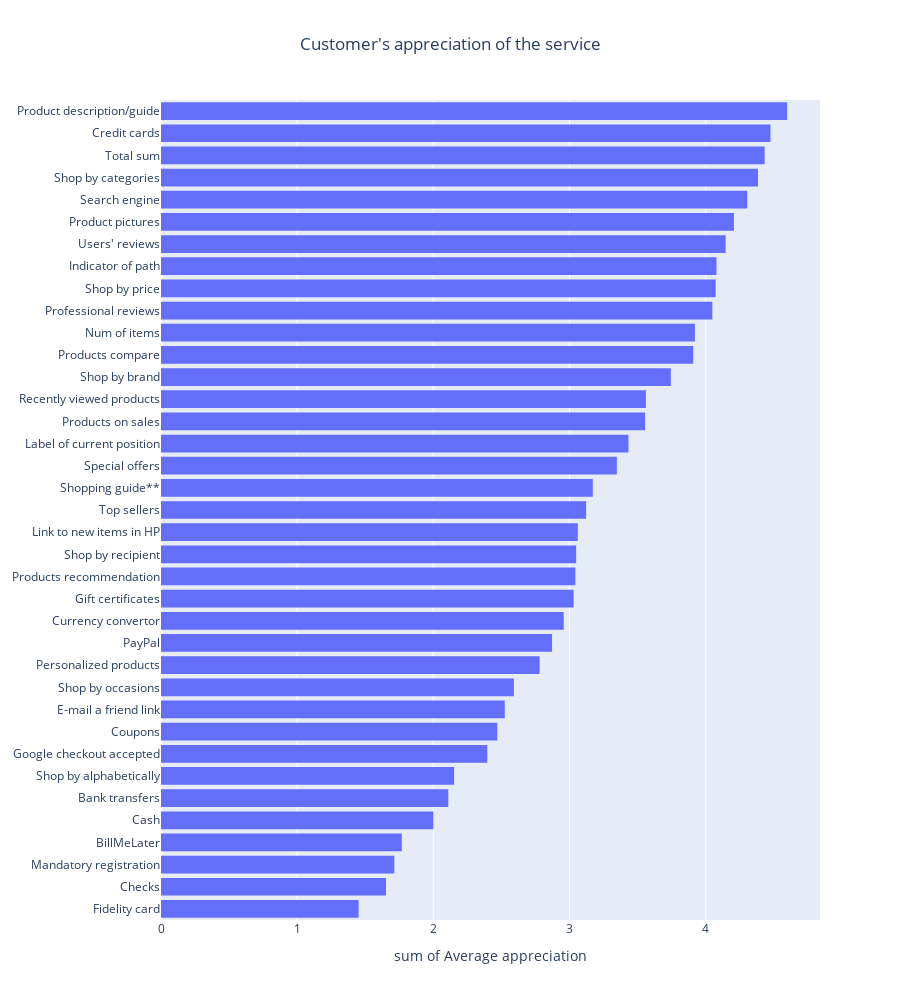

Notebook source saved alongside this figure:
### Code cell
# grafico a barre
fig1 = px.histogram(mean_data_buy , x = "Average appreciation" , y = "Categoria" , title = "Customer's appreciation of the service")
fig1.update_layout(title_x = 0.5 , yaxis_title = None , height = 1000 , barmode = "stack" , yaxis = {'categoryorder':'total ascending'} , )

fig1.show()

### Figure 1 — Plotly figure (JSON) as saved in the notebook; plotly's stock layout.template omitted (floating-point values rounded to 4 significant figures)
{"data": [{"alignmentgroup": "True", "bingroup": "y", "histfunc": "sum", "hovertemplate": "sum of Average appreciation=%{x}<br>Categoria=%{y}<extra></extra>", "legendgroup": "", "marker": {"color": "#636efa", "pattern": {"shape": ""}}, "name": "", "offsetgroup": "", "orientation": "h", "showlegend": false, "type": "histogram", "x": [4.598, 4.476, 4.433, 4.384, 4.305, 4.207, 4.146, 4.079, 4.073, 4.049, 3.921, 3.909, 3.744, 3.561, 3.555, 3.433, 3.348, 3.171, 3.122, 3.061, 3.049, 3.043, 3.03, 2.957, 2.872, 2.78, 2.591, 2.524, 2.47, 2.396, 2.152, 2.11, 2, 1.768, 1.713, 1.652, 1.451], "xaxis": "x", "y": ["Product description/guide", "Credit cards", "Total sum", "Shop by categories", "Search engine", "Product pictures", "Users' reviews", "Indicator of path", "Shop by price", "Professional reviews", "Num of items", "Products compare", "Shop by brand", "Recently viewed products", "Products on sales", "Label of current position", "Special offers", "Shopping guide**", "Top sellers", "Link to new items in HP", "Shop by recipient", "Products recommendation", "Gift certificates", "Currency convertor", "PayPal", "Personalized products", "Shop by occasions", "E-mail a friend link", "Coupons", "Google checkout accepted", "Shop by alphabetically", "Bank transfers", "Cash", "BillMeLater", "Mandatory registration", "Checks", "Fidelity card"], "yaxis": "y"}], "layout": {"barmode": "stack", "height": 1000, "legend": {"tracegroupgap": 0}, "title": {"text": "Customer's appreciation of the service", "x": 0.5}, "xaxis": {"anchor": "y", "domain": [0, 1], "title": {"text": "sum of Average appreciation"}}, "yaxis": {"anchor": "x", "categoryorder": "total ascending", "domain": [0, 1], "title": {}}}}
